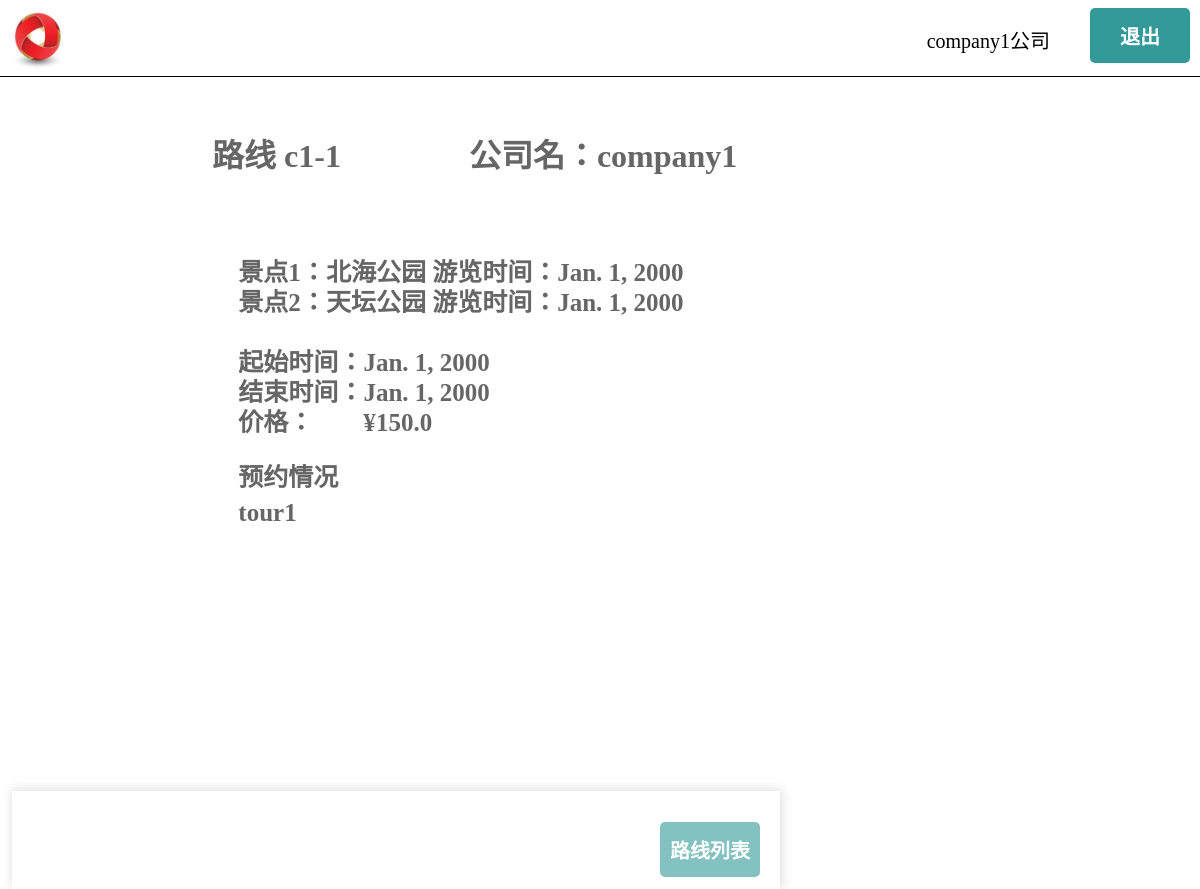
Screenshot of /route/detail/7 (signed in) with the database file from the repository.
### model/models.py (models this page shows, shortened)
class UserInfo(AbstractUser):
    is_tourist = models.BooleanField(default=False)
    is_company = models.BooleanField(default=False)
    is_adminis = models.BooleanField(default=False)
    realname = models.CharField(max_length=50, null=True)
    tel = models.CharField(max_length=11, null=True)
    class Meta(AbstractUser.Meta):
        pass

class Route(models.Model):
    company_name = models.CharField(max_length=150)
    route_num = models.CharField(max_length=20)
    stand_num = models.IntegerField(default=0)
    stand_1_name = models.CharField(max_length=100, null=True)
    date_1 = models.DateField(null=True)
    stand_2_name = models.CharField(max_length=100, null=True)
    date_2 = models.DateField(null=True)
    stand_3_name = models.CharField(max_length=100, null=True)
    date_3 = models.DateField(null=True)
    stand_4_name = models.CharField(max_length=100, null=True)
    date_4 = models.DateField(null=True)
    person_num = models.IntegerField(default=0)
    price = models.FloatField(default=0.0)
    end = models.DateField(null=True)

class RouteAppointment(models.Model):
    company_name = models.CharField(max_length=150)
    route_num = models.CharField(max_length=20)
    tourist_name = models.CharField(max_length=150)

### model/views.py (the view)
# urls.py: url(r'^route/detail/(?P<id>\d+)$',views.route_detail, name='route_detail'),
def route_detail(request, id):
    route = Route.objects.get(id=id)
    ra_list = RouteAppointment.objects.filter(company_name=request.user.username, route_num=route.route_num)
    return render(request, 'routedetail.html', {'route': route, 'ra_list':ra_list})

### templates/routedetail.html (shortened to what this page needs)
<!DOCTYPE html>
<html>
	<head>
		{% load staticfiles %}
		<link rel="stylesheet" href="{% static 'css/routedetail.css' %}" type="text/css" />
	</head>
	<body>
		<div class = "topmoudle">
			{% load staticfiles %}
			<img src= "{% static "logo.jpg" %}"  alt="picture" align=left width="75" height="100%"/>
			{% if user.is_authenticated %}
			<form action="/logout" method="get">
				<p class=username style=" position:absolute;right:150px;top:5px;font-size:20px;font-weight:300;">{{ user.username }}公司</p>
				<div style="z-index:4"><button class=p3 type="submit"style="position: absolute;background:#339999;border-radius:5px;cursor: pointer;border: 3px solid #339999;top:8px;right: 10px;width: 100px;height: 55px;font-size: 20px;font-weight: 600;color: white;">退出</button></div>
			</form>
			{% endif %}
		</div>
		<div class = "middlemoudle">
              <div class="rectangle1">
			    <div class="route">路线 {{route.route_num}}&emsp;&emsp;&emsp;&emsp;公司名：{{ route.company_name }}</div>
			   </div>
              <div class="rectangle2">
				  <div class="rectangle3">
					  <div class="span">
				     <form action="/route" method="post">
					{% if route.stand_num == 2 %}
						<span style="color:black;text-align:left">景点1：{{ route.stand_1_name }}</span>
						<span style="color:black;text-align:left">游览时间：{{ route.date_1 }}</span><br><br><br>
						<span style="color:black;text-align:left">景点2：{{ route.stand_2_name }}</span>
						<span style="color:black;text-align:left">游览时间：{{ route.date_2 }}</span><br><br><br><br><br><br>
					{% endif %}
					<span>起始时间：{{ route.date_1 }}</span><br><br><br>
					<span>结束时间：{{ route.end }}</span><br><br><br>
					<span>价格：&emsp;&emsp;¥{{ route.price }}</span><br><br><br>
				</form>
				{% if user.is_company == True %}
					<p>预约情况</p>
					{% for ra in ra_list %}
						<p>{{ ra.tourist_name }}</p>
					{% endfor %}
				{% endif %}
					  </div>
				  </div>
			</div>
		<div class = "next">
			<form action="/route" method="post">
				<input class="input1" type="submit" value="路线列表" >
			</form>
		</div>
	</body>
</html>

### static/css/routedetail.css (style rules this page uses)
html { height:100%; }
body { margin: 0; height: 100%; background-color:white; }
.topmoudle { margin:0; width:100%; height:9.5%; background-color: white; opacity:1; border-bottom-style:solid; border-bottom-width:1px; z-index: 3; }
.middlemoudle { margin: 1% 1% 1% 1%; padding:0; height:100%; width:98%; background-color: #fff; border-color:#D9D9D9; opacity:0.6; }
.span { color:black; text-align:left; font-size:25px; }
.rectangle1 { padding-top:2%; background-color:white; height: 15%; width: 100%; color:white; }
.route { padding-top:1.5%; height: 100%; width: 100%; font-size:200%; font-weight:700; color:black; text-align: left; text-indent:200px; }
.rectangle2 { margin-top:3%; margin-left:15%; font-weight:700; color:#E0AD61; line-height:10px; }
.rectangle3 { margin-top:3%; margin-left:5%; font-weight:700; color:#E0AD61; line-height:10px; }
.input1 { position: absolute; background:#339999; border-radius:5px; cursor: pointer; border: 3px solid #339999; bottom:12px; right: 20px; width: 100px; height: 55px; font-size: 20px; font-weight: 600; color: white; }
.next { position: fixed; bottom:0; width:64%; height:11%; background-color:white; z-index: 3; box-shadow:1px -1px 10px 1px #ccc; opacity: 1; }

### rows the page displays
UserInfo: username "company1"
Route: route_num "c1-1", company_name "company1", stand_1_name "北海公园", date_1 "Jan. 1, 2000", stand_2_name "天坛公园", date_2 "Jan. 1, 2000", end "Jan. 1, 2000", price "150.0"
RouteAppointment: tourist_name "tour1"
